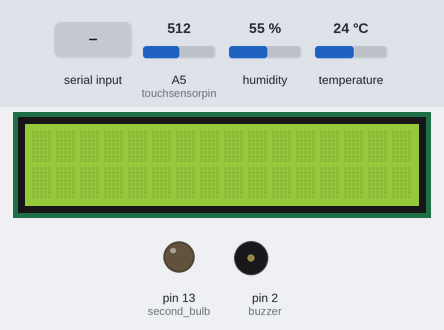
A sketch run on a simulated Arduino Uno, built with avr-gcc and run on an emulated ATmega328P. Parts: 16×2 character LCD, output pins drawn as LEDs (lit = HIGH), buzzer (waves = sounding, pin HIGH). Inputs (shaded band) come from the test bench; at power-on: A5 (touchsensorpin) = 512, humidity 55 %, temperature 24 °C. The modem accepts every AT command (registered, SIM ready, sends succeed) and sends nothing else; pins used as bus, display or sensor lines are not drawn; what the sketch prints to the serial monitor is not drawn.

Above: at 1.3 s.
1.4 s: "3\n" received over Serial
At 5.7 s:
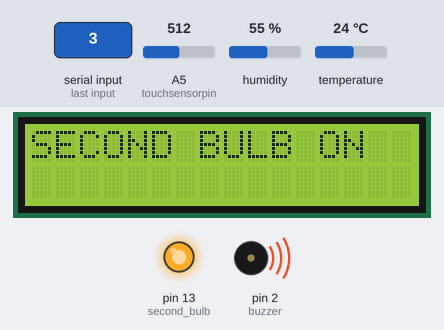
8.7 s: byte 49 ('1') received over Serial
At 18.0 s:
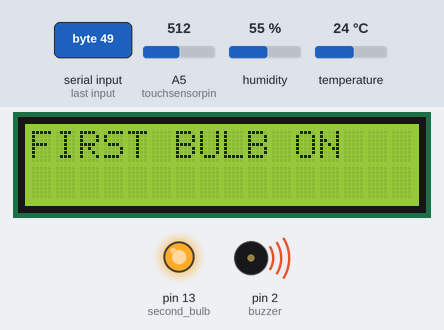
18.3 s: "2\n" received over Serial
At 24.6 s:
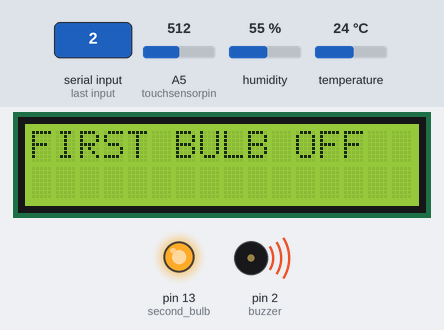
27.4 s: "4\n" received over Serial
At 36.7 s:
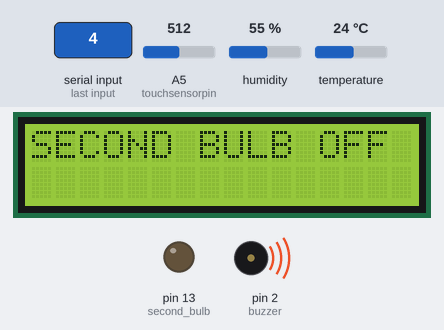
37.0 s: "0\n" received over Serial
At 46.9 s:
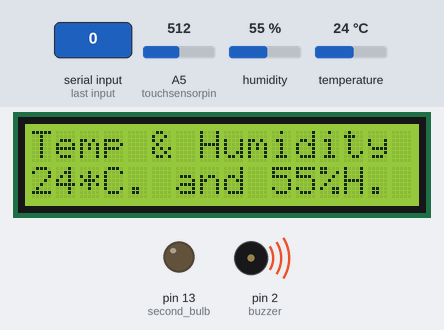
47.0 s: A5 (touchsensorpin) set to 590
53.2 s: A5 (touchsensorpin) set to 614
At 57.0 s:
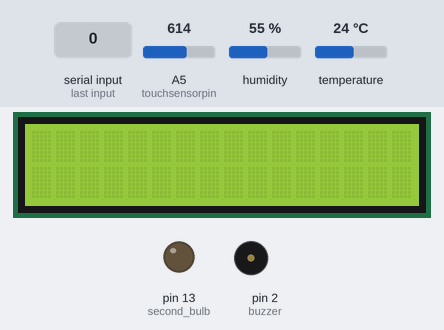
Timing chart, 0 to 58.5 s (numbered marks = the images above; inputs shaded):
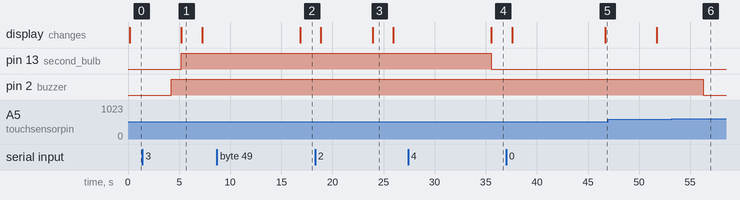

The sketch:

smart_home.ino
```cpp
// ----------------------------------------------------------------------------
// Smart home: Arduino Uno, HC-05 Bluetooth, SIM900 GSM, DHT11, touch sensor,
// 16x2 LCD, buzzer and relay-driven lamps.
//
// Corrected from the sketch printed in the M.Tech dissertation (Section 5.4).
// ONLY the two compile errors were fixed. Behaviour, pin numbers and the
// command characters are exactly as printed. NOT compiled or tested on hardware
// by whoever prepared this file; build it in the Arduino IDE before relying on it.
//
//   Fix 1: "int pinDHT11=A0;" moved above "SimpleDHT11 dht11(pinDHT11);",
//          because the pin variable was used before it was declared.
//   Fix 2: "pinMode(touchsensorpin,,INPUT);" had a doubled comma.
//
// Where the dissertation text differs from this sketch (command characters,
// DHT11 pin, SIM900 wiring, invalid-command reply), the author confirmed that
// the sketch is correct. See Documentation/Technical_Notes.md.
//
// Replace the placeholder phone number below with your own. Do not commit a
// real phone number to a public repository.
// ----------------------------------------------------------------------------
#include <LiquidCrystal.h>
#include <SoftwareSerial.h>
#include <SimpleDHT.h>
LiquidCrystal lcd(8,7,3,4,5,6);
SoftwareSerial mySerial(10, 11); // RX, TX
int pinDHT11=A0; //temperature and humidity
SimpleDHT11 dht11(pinDHT11);
int touchsensorpin=A5; //touch sensor
int inputval=0;
int buzzer=2; //buzzer
int alarmval=600; // set value
// SMS notification
void sendmessage() {
 mySerial.println("AT+CMGF=1");
 delay(1000);
 mySerial.println("AT+CMGS=\"+91......\"\r");
 delay(1000);
 mySerial.println("INTRUDER DETECTED!!!");
 delay(1000);
 mySerial.println((char)20);
 delay(1000); }
void setup() {
 // put your setup code here, to run once:
Serial.begin(9600);
mySerial.begin(9600);
delay(100);
pinMode(buzzer,OUTPUT);
pinMode(touchsensorpin,INPUT);
digitalWrite(buzzer,LOW);
pinMode(9,OUTPUT); //first bulb
pinMode(13,OUTPUT); //second bulb
while (!Serial)
 {

 }
lcd.begin(16,2);
lcd.setCursor(0,0);
}
void loop() {
 // put your main code here, to run repeatedly:
 //Automation of home applinaces
if(Serial.available())
{char key=Serial.read();
switch(key){
 case '1': //turn ON first bulb
 delay(500);
 lcd.clear();
 digitalWrite(9,HIGH);
 lcd.println("FIRST BULB ON");
 Serial.println("FIRST BULB ON");
 delay(2000);
 lcd.clear();
 break;

 case'2': //turn OFF first bulb
 delay(500);
 lcd.clear();
 digitalWrite(9,LOW);
 lcd.println("FIRST BULB OFF");
 Serial.println("FIRST BULB OFF");
 delay(2000);
 lcd.clear();
break;
case'3': //turn ON second bulb
delay(500);
lcd.clear();
digitalWrite(13,HIGH);
lcd.println("SECOND BULB ON");
Serial.println("SECOND BULB ON");
delay(2000);
lcd.clear();
break;
case'4': //turn OFF second bulb
delay(500);
lcd.clear();
digitalWrite(13,LOW);
lcd.println("SECOND BULB OFF");
Serial.println("SECOND BULB OFF");
delay(2000);
lcd.clear();
break;
 case'0': //Weather status display
lcd.clear();
byte temp=0;
byte humidity=0;
dht11.read(pinDHT11,&temp,&humidity, NULL);
lcd.print("Temp & Humidity :");
lcd.setCursor(0,1);
lcd.print((int)temp);
lcd.print("*C");
lcd.print(". and ");
lcd.print( (int)humidity);
lcd.print("%H.\n\n");
delay(5000);
lcd.clear();
 break;
 };}
//Security code and notification
inputval=analogRead(touchsensorpin);
Serial.print("INPUT VALUE:");
Serial.print(inputval);
Serial.print("\n");
if(inputval<alarmval)
{sendmessage(); //send message to mobile number
digitalWrite(buzzer,HIGH); //turn ON buzzer
delay(500);}
else
 {
 digitalWrite(buzzer,LOW); //turn OFF buzzer
 delay(1000);
 }
}
```

Measured:
- the behaviour switches between 599 and 600 on A5 (touchsensorpin) (found by bisection; images 5 and 6)
- after the input at 1.4 s, pin 13 (second_bulb): LOW → HIGH after 3.8 s; the display: changes after 3.8 s (image 1)
- after the input at 8.7 s, the display: changes after 8.2 s (image 2)
- after the input at 18.3 s, the display: first differs from a run without the input after 5.6 s (image 3)
- after the input at 27.4 s, pin 13 (second_bulb): HIGH → LOW after 8.2 s; the display: changes after 8.2 s (image 4)
- after the input at 37.0 s, the display: first differs from a run without the input after 9.7 s (image 5)
- after the input at 53.2 s, pin 2 (buzzer): HIGH → LOW after 3.1 s
